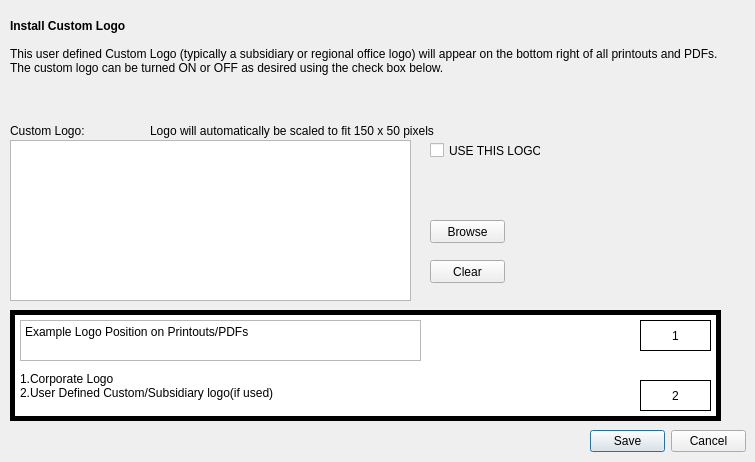
     <widget class="QWidget" name="CustomLogoTab">
      <attribute name="title">
       <string>Custom Logo</string>
      </attribute>
      <widget class="QLabel" name="label_472">
       <property name="geometry">
        <rect>
         <x>10</x>
         <y>10</y>
         <width>141</width>
         <height>31</height>
        </rect>
       </property>
       <property name="font">
        <font>
         <pointsize>9</pointsize>
         <weight>75</weight>
         <bold>true</bold>
         <underline>false</underline>
        </font>
       </property>
       <property name="text">
        <string>Install Custom Logo</string>
       </property>
      </widget>
      <widget class="QLabel" name="label_473">
       <property name="geometry">
        <rect>
         <x>10</x>
         <y>30</y>
         <width>731</width>
         <height>61</height>
        </rect>
       </property>
       <property name="text">
        <string>This user defined Custom Logo (typically a subsidiary or regional office logo) will appear on the bottom right of all printouts and PDFs.
The custom logo can be turned ON or OFF as desired using the check box below.</string>
       </property>
      </widget>
      <widget class="QLabel" name="label_474">
       <property name="geometry">
        <rect>
         <x>10</x>
         <y>120</y>
         <width>101</width>
         <height>21</height>
        </rect>
       </property>
       <property name="text">
        <string>Custom Logo:</string>
       </property>
      </widget>
      <widget class="QLabel" name="label_475">
       <property name="geometry">
        <rect>
         <x>150</x>
         <y>120</y>
         <width>301</width>
         <height>21</height>
        </rect>
       </property>
       <property name="text">
        <string>Logo will automatically be scaled to fit 150 x 50 pixels</string>
       </property>
      </widget>
      <widget class="QTextEdit" name="textEdit_7">
       <property name="geometry">
        <rect>
         <x>10</x>
         <y>140</y>
         <width>401</width>
         <height>161</height>
        </rect>
       </property>
      </widget>
      <widget class="QCheckBox" name="checkBox_7">
       <property name="geometry">
        <rect>
         <x>430</x>
         <y>140</y>
         <width>111</width>
         <height>21</height>
        </rect>
       </property>
       <property name="text">
        <string>USE THIS LOGO</string>
       </property>
      </widget>
      <widget class="QPushButton" name="pushButton_126">
       <property name="geometry">
        <rect>
         <x>430</x>
         <y>220</y>
         <width>75</width>
         <height>23</height>
        </rect>
       </property>
       <property name="text">
        <string>Browse</string>
       </property>
      </widget>
      <widget class="QPushButton" name="pushButton_127">
       <property name="geometry">
        <rect>
         <x>430</x>
         <y>260</y>
         <width>75</width>
         <height>23</height>
        </rect>
       </property>
       <property name="text">
        <string>Clear</string>
       </property>
      </widget>
      <widget class="QGroupBox" name="groupBox_91">
       <property name="geometry">
        <rect>
         <x>10</x>
         <y>310</y>
         <width>711</width>
         <height>111</height>
        </rect>
       </property>
       <property name="font">
        <font>
         <pointsize>9</pointsize>
         <weight>50</weight>
         <bold>false</bold>
         <underline>false</underline>
        </font>
       </property>
       <property name="styleSheet">
        <string notr="true">QGroupBox
{
border: 5px solid black;  background: white; color: black;
}</string>
       </property>
       <property name="title">
        <string/>
       </property>
       <widget class="QLabel" name="label_476">
        <property name="geometry">
         <rect>
          <x>630</x>
          <y>70</y>
          <width>71</width>
          <height>31</height>
         </rect>
        </property>
        <property name="styleSheet">
         <string notr="true">QLabel{
border: 1px solid black; border-radius: 25px; background: white; color: black;
}</string>
        </property>
        <property name="text">
         <string>2</string>
        </property>
        <property name="alignment">
         <set>Qt::AlignCenter</set>
        </property>
       </widget>
       <widget class="QLabel" name="label_477">
        <property name="geometry">
         <rect>
          <x>10</x>
          <y>50</y>
          <width>291</width>
          <height>51</height>
         </rect>
        </property>
        <property name="font">
         <font>
          <pointsize>9</pointsize>
          <weight>50</weight>
          <bold>false</bold>
          <underline>false</underline>
         </font>
        </property>
        <property name="text">
         <string>1.Corporate Logo
2.User Defined Custom/Subsidiary logo(if used)</string>
        </property>
       </widget>
       <widget class="QLabel" name="label_480">
        <property name="geometry">
         <rect>
          <x>630</x>
          <y>10</y>
          <width>71</width>
          <height>31</height>
         </rect>
        </property>
        <property name="styleSheet">
         <string notr="true">QLabel{
border: 1px solid black; border-radius: 25px; background: white; color: black;
}</string>
        </property>
        <property name="text">
         <string>1</string>
        </property>
        <property name="alignment">
         <set>Qt::AlignCenter</set>
        </property>
       </widget>
       <widget class="QPlainTextEdit" name="plainTextEdit">
        <property name="geometry">
         <rect>
          <x>10</x>
          <y>10</y>
          <width>401</width>
          <height>41</height>
         </rect>
        </property>
        <property name="plainText">
         <string>Example Logo Position on Printouts/PDFs
</string>
        </property>
        <property name="backgroundVisible">
         <bool>false</bool>
        </property>
       </widget>
      </widget>
      <widget class="QDialogButtonBox" name="buttonBox_4">
       <property name="geometry">
        <rect>
         <x>590</x>
         <y>430</y>
         <width>156</width>
         <height>23</height>
        </rect>
       </property>
       <property name="standardButtons">
        <set>QDialogButtonBox::Cancel|QDialogButtonBox::Save</set>
       </property>
      </widget>
     </widget>
